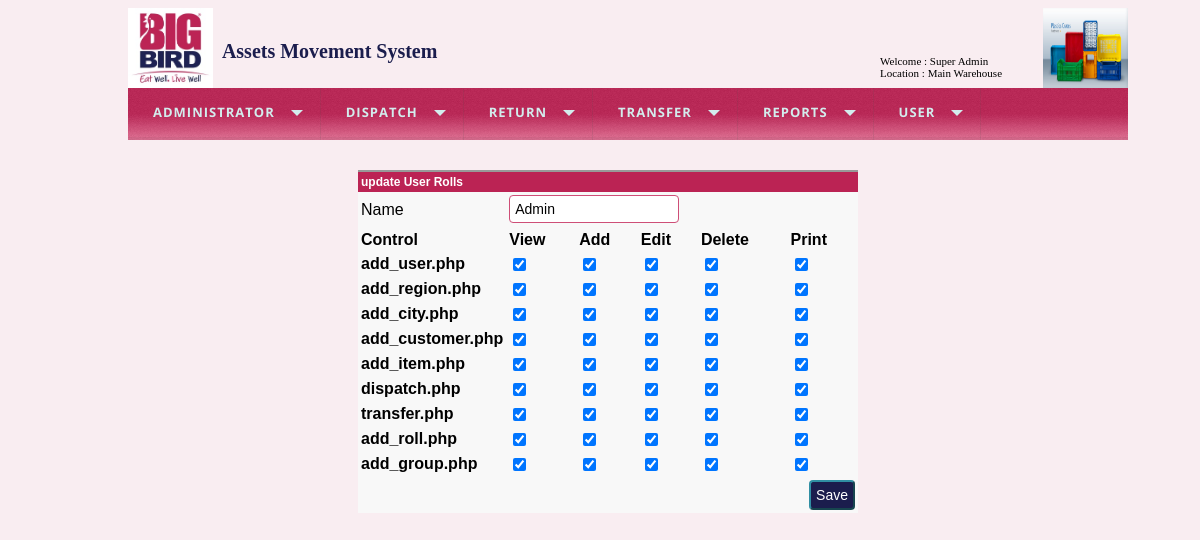
The app's page /edit_roll.php?rId=1 (signed in) with its own data.
### tables this page shows
CREATE TABLE IF NOT EXISTS `rolls_main` (
  `id` int(11) NOT NULL AUTO_INCREMENT,
  `name` varchar(50) NOT NULL,
  `is_active` tinyint(1) DEFAULT NULL,
  `created_on` timestamp NULL DEFAULT CURRENT_TIMESTAMP,
  PRIMARY KEY (`id`)
);

CREATE TABLE IF NOT EXISTS `forms` (
  `id` int(11) NOT NULL AUTO_INCREMENT,
  `name` varchar(50) NOT NULL,
  `is_active` tinyint(1) NOT NULL DEFAULT '1',
  PRIMARY KEY (`id`)
);

CREATE TABLE IF NOT EXISTS `rolls_detail` (
  `idd` int(11) NOT NULL AUTO_INCREMENT,
  `id` int(11) NOT NULL,
  `form_id` int(11) NOT NULL,
  `view` tinyint(1) NOT NULL,
  `canadd` tinyint(1) NOT NULL,
  `edit` tinyint(1) NOT NULL,
  `candelete` tinyint(1) NOT NULL,
  `print` tinyint(1) NOT NULL,
  PRIMARY KEY (`idd`)
);

### includes/database.php (called while the page is built, shortened)
<?php
function getRows($query_string)
{
    $rs=array();
    $queryId = mysql_query($query_string);
    if (! $queryId)
    {
        throwException($query_string);
        return $rs;
    }
    else
    {
        while($row=mysql_fetch_assoc($queryId))
        {
            $rs[]=$row;
        }
        return $rs;
    }
    return $rs;
}
?>

### edit_roll.php (the view, shortened to what this page needs)
<?php
require_once("includes/phpincludes.php");
$rName="";
if(isset($_GET['rId']))
{
	$rId=$_GET['rId'];
	$sql="select rolls_main.name as rollName, rolls_detail.*, forms.name as formName from forms
		left outer join rolls_detail on  rolls_detail.form_id = forms.id
		inner join rolls_main on rolls_main.id=rolls_detail.id
		where rolls_detail.id=$rId";
	$rows=getRows($sql);
	$rName=$rows[0]['rollName'];
}
require_once("includes/header.php");
?>
<form action="rolls.php" method="post" >
	<table border="0" cellpadding="3" cellspacing="0" width="500px" align="center" class="tblSaveForm">
	<tr class="tableheader">
        <td colspan="6">update User Rolls </td>
    </tr>
		<tr>
			<td width="100px">Name</td> <td colspan="5"> <input value="<?=$rName?>"  type="text" name="name" id="name" class="txtField" /> </td>
		</tr>
	<tr class="gridheader"><td>Control</td> <td>View</td> <td>Add</td> <td>Edit </td> <td>Delete</td><td>Print</td> </tr>
	<?php
		foreach($rows as $row) {
	?>
	<tr>
		<td class="gridheader"><?=$row['formName']?></td>
		<td><input type="checkbox" name="<?=$row['id']?>_view" value="1" <?=($row['view']=='1'?"checked":"")?> /> </td>
		<td><input type="checkbox" name="<?=$row['id']?>_canadd" value="1" <?=($row['canadd']=='1'?"checked":"")?> /> </td>
		<td><input type="checkbox" name="<?=$row['id']?>_edit" value="1"  <?=($row['edit']=='1'?"checked":"")?>/> </td>
		<td><input type="checkbox" name="<?=$row['id']?>_candelete" value="1" <?=($row['candelete']=='1'?"checked":"")?> /> </td>
		<td><input type="checkbox" name="<?=$row['id']?>_print" value="1" <?=($row['print']=='1'?"checked":"")?> /> </td>
	</tr>
		<?php } ?>
	<tr><td colspan="6" > <input type="submit" name="submit" value="Save" class="btnSubmit"> </td></tr>
	</table>
</form>

### css/styles.css (style rules this page uses)
body { font-family:Arial; font-size:60% !important; background-color:#F9EDF1; }
input { font-family:Arial; font-size:14px; }
.tblSaveForm { border-top:2px #999999 solid; background-color: #f8f8f8; }
.tableheader { background-color: #BB2354; color:#FFFFFF; font-weight:600; font-size:12px; }
.btnSubmit { background-color:#1B1D4D; padding:5px; border-color:#308FA3; border-radius:4px; color:white; float:right; }
.txtField { padding: 5px; border:#CE4E77 1px solid; border-radius:4px; width:170px; }
.gridheader { font-weight:900; }

### records on screen
rolls_main: name "Admin"
forms: name "add_user.php"
rolls_detail: view "☑", canadd "☑", edit "☑", candelete "☑", print "☑"
forms: name "add_region.php"
rolls_detail: view "☑", canadd "☑", edit "☑", candelete "☑", print "☑"
forms: name "add_city.php"
rolls_detail: view "☑", canadd "☑", edit "☑", candelete "☑", print "☑"
forms: name "add_customer.php"
rolls_detail: view "☑", canadd "☑", edit "☑", candelete "☑", print "☑"
forms: name "add_item.php"
rolls_detail: view "☑", canadd "☑", edit "☑", candelete "☑", print "☑"
forms: name "dispatch.php"
rolls_detail: view "☑", canadd "☑", edit "☑", candelete "☑", print "☑"
forms: name "transfer.php"
rolls_detail: view "☑", canadd "☑", edit "☑", candelete "☑", print "☑"
forms: name "add_roll.php"
rolls_detail: view "☑", canadd "☑", edit "☑", candelete "☑", print "☑"
forms: name "add_group.php"
rolls_detail: view "☑", canadd "☑", edit "☑", candelete "☑", print "☑"

### other values on screen
$_SESSION['user'] "Super Admin"
$_SESSION['location'] "Main Warehouse"
